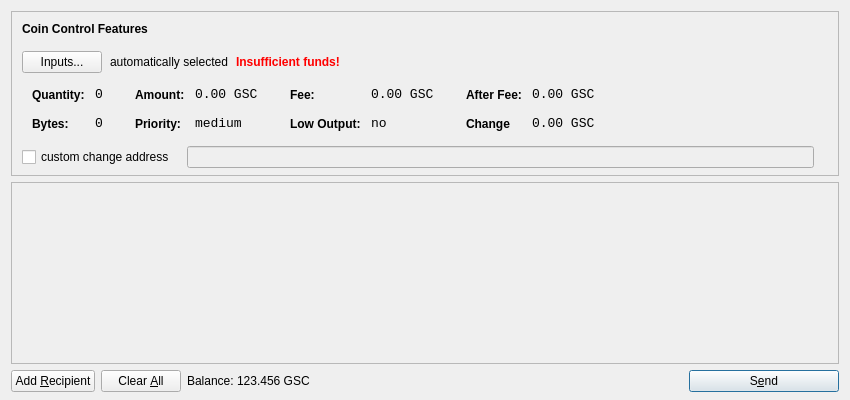
<?xml version="1.0" encoding="UTF-8"?>
<ui version="4.0">
 <class>SendCoinsDialog</class>
 <widget class="QDialog" name="SendCoinsDialog">
  <property name="geometry">
   <rect>
    <x>0</x>
    <y>0</y>
    <width>850</width>
    <height>400</height>
   </rect>
  </property>
  <property name="windowTitle">
   <string>Send Coins</string>
  </property>
  <layout class="QVBoxLayout" name="verticalLayout" stretch="0,1,0">
   <property name="bottomMargin">
    <number>8</number>
   </property>
   <item>
    <widget class="QFrame" name="frameCoinControl">
     <property name="sizePolicy">
      <sizepolicy hsizetype="Expanding" vsizetype="Expanding">
       <horstretch>0</horstretch>
       <verstretch>0</verstretch>
      </sizepolicy>
     </property>
     <property name="maximumSize">
      <size>
       <width>16777215</width>
       <height>16777215</height>
      </size>
     </property>
     <property name="frameShape">
      <enum>QFrame::StyledPanel</enum>
     </property>
     <property name="frameShadow">
      <enum>QFrame::Sunken</enum>
     </property>
     <layout class="QVBoxLayout" name="verticalLayoutCoinControl2">
      <property name="spacing">
       <number>-1</number>
      </property>
      <property name="leftMargin">
       <number>0</number>
      </property>
      <property name="topMargin">
       <number>0</number>
      </property>
      <property name="rightMargin">
       <number>0</number>
      </property>
      <property name="bottomMargin">
       <number>6</number>
      </property>
      <item>
       <layout class="QVBoxLayout" name="verticalLayoutCoinControl" stretch="0,0,0,0,1">
        <property name="spacing">
         <number>0</number>
        </property>
        <property name="leftMargin">
         <number>10</number>
        </property>
        <property name="topMargin">
         <number>10</number>
        </property>
        <item>
         <layout class="QHBoxLayout" name="horizontalLayoutCoinControl1">
          <property name="bottomMargin">
           <number>15</number>
          </property>
          <item>
           <widget class="QLabel" name="labelCoinControlFeatures">
            <property name="sizePolicy">
             <sizepolicy hsizetype="Preferred" vsizetype="Maximum">
              <horstretch>0</horstretch>
              <verstretch>0</verstretch>
             </sizepolicy>
            </property>
            <property name="font">
             <font>
              <weight>75</weight>
              <bold>true</bold>
             </font>
            </property>
            <property name="styleSheet">
             <string notr="true">font-weight:bold;</string>
            </property>
            <property name="text">
             <string>Coin Control Features</string>
            </property>
           </widget>
          </item>
         </layout>
        </item>
        <item>
         <layout class="QHBoxLayout" name="horizontalLayoutCoinControl2" stretch="0,0,0,0">
          <property name="spacing">
           <number>8</number>
          </property>
          <property name="bottomMargin">
           <number>10</number>
          </property>
          <item>
           <widget class="QPushButton" name="pushButtonCoinControl">
            <property name="styleSheet">
             <string notr="true"/>
            </property>
            <property name="text">
             <string>Inputs...</string>
            </property>
           </widget>
          </item>
          <item>
           <widget class="QLabel" name="labelCoinControlAutomaticallySelected">
            <property name="text">
             <string>automatically selected</string>
            </property>
            <property name="margin">
             <number>5</number>
            </property>
           </widget>
          </item>
          <item>
           <widget class="QLabel" name="labelCoinControlInsuffFunds">
            <property name="font">
             <font>
              <weight>75</weight>
              <bold>true</bold>
             </font>
            </property>
            <property name="styleSheet">
             <string notr="true">color:red;font-weight:bold;</string>
            </property>
            <property name="text">
             <string>Insufficient funds!</string>
            </property>
            <property name="margin">
             <number>5</number>
            </property>
           </widget>
          </item>
          <item>
           <spacer name="horizontalSpacerCoinControl">
            <property name="orientation">
             <enum>Qt::Horizontal</enum>
            </property>
            <property name="sizeHint" stdset="0">
             <size>
              <width>40</width>
              <height>1</height>
             </size>
            </property>
           </spacer>
          </item>
         </layout>
        </item>
        <item>
         <widget class="QWidget" name="widgetCoinControl" native="true">
          <property name="sizePolicy">
           <sizepolicy hsizetype="Preferred" vsizetype="Preferred">
            <horstretch>0</horstretch>
            <verstretch>0</verstretch>
           </sizepolicy>
          </property>
          <property name="minimumSize">
           <size>
            <width>0</width>
            <height>0</height>
           </size>
          </property>
          <property name="styleSheet">
           <string notr="true"/>
          </property>
          <layout class="QHBoxLayout" name="horizontalLayoutCoinControl5">
           <property name="margin">
            <number>0</number>
           </property>
           <item>
            <layout class="QHBoxLayout" name="horizontalLayoutCoinControl3" stretch="0,0,0,1">
             <property name="spacing">
              <number>20</number>
             </property>
             <property name="topMargin">
              <number>0</number>
             </property>
             <property name="bottomMargin">
              <number>10</number>
             </property>
             <item>
              <layout class="QFormLayout" name="formLayoutCoinControl1">
               <property name="horizontalSpacing">
                <number>10</number>
               </property>
               <property name="verticalSpacing">
                <number>14</number>
               </property>
               <property name="leftMargin">
                <number>10</number>
               </property>
               <property name="topMargin">
                <number>4</number>
               </property>
               <property name="rightMargin">
                <number>6</number>
               </property>
               <item row="0" column="0">
                <widget class="QLabel" name="labelCoinControlQuantityText">
                 <property name="styleSheet">
                  <string notr="true">font-weight:bold;</string>
                 </property>
                 <property name="text">
                  <string>Quantity:</string>
                 </property>
                 <property name="margin">
                  <number>0</number>
                 </property>
                </widget>
               </item>
               <item row="0" column="1">
                <widget class="QLabel" name="labelCoinControlQuantity">
                 <property name="font">
                  <font>
                   <family>Monospace</family>
                   <pointsize>10</pointsize>
                  </font>
                 </property>
                 <property name="cursor">
                  <cursorShape>IBeamCursor</cursorShape>
                 </property>
                 <property name="contextMenuPolicy">
                  <enum>Qt::ActionsContextMenu</enum>
                 </property>
                 <property name="text">
                  <string>0</string>
                 </property>
                 <property name="margin">
                  <number>0</number>
                 </property>
                 <property name="textInteractionFlags">
                  <set>Qt::LinksAccessibleByMouse|Qt::TextSelectableByKeyboard|Qt::TextSelectableByMouse</set>
                 </property>
                </widget>
               </item>
               <item row="1" column="0">
                <widget class="QLabel" name="labelCoinControlBytesText">
                 <property name="styleSheet">
                  <string notr="true">font-weight:bold;</string>
                 </property>
                 <property name="text">
                  <string>Bytes:</string>
                 </property>
                </widget>
               </item>
               <item row="1" column="1">
                <widget class="QLabel" name="labelCoinControlBytes">
                 <property name="font">
                  <font>
                   <family>Monospace</family>
                   <pointsize>10</pointsize>
                  </font>
                 </property>
                 <property name="cursor">
                  <cursorShape>IBeamCursor</cursorShape>
                 </property>
                 <property name="contextMenuPolicy">
                  <enum>Qt::ActionsContextMenu</enum>
                 </property>
                 <property name="text">
                  <string>0</string>
                 </property>
                 <property name="textInteractionFlags">
                  <set>Qt::LinksAccessibleByMouse|Qt::TextSelectableByKeyboard|Qt::TextSelectableByMouse</set>
                 </property>
                </widget>
               </item>
              </layout>
             </item>
             <item>
              <layout class="QFormLayout" name="formLayoutCoinControl2">
               <property name="horizontalSpacing">
                <number>10</number>
               </property>
               <property name="verticalSpacing">
                <number>14</number>
               </property>
               <property name="leftMargin">
                <number>6</number>
               </property>
               <property name="topMargin">
                <number>4</number>
               </property>
               <property name="rightMargin">
                <number>6</number>
               </property>
               <item row="0" column="0">
                <widget class="QLabel" name="labelCoinControlAmountText">
                 <property name="styleSheet">
                  <string notr="true">font-weight:bold;</string>
                 </property>
                 <property name="text">
                  <string>Amount:</string>
                 </property>
                 <property name="margin">
                  <number>0</number>
                 </property>
                </widget>
               </item>
               <item row="0" column="1">
                <widget class="QLabel" name="labelCoinControlAmount">
                 <property name="font">
                  <font>
                   <family>Monospace</family>
                   <pointsize>10</pointsize>
                  </font>
                 </property>
                 <property name="cursor">
                  <cursorShape>IBeamCursor</cursorShape>
                 </property>
                 <property name="contextMenuPolicy">
                  <enum>Qt::ActionsContextMenu</enum>
                 </property>
                 <property name="text">
                  <string notr="true">0.00 GSC</string>
                 </property>
                 <property name="textInteractionFlags">
                  <set>Qt::LinksAccessibleByMouse|Qt::TextSelectableByKeyboard|Qt::TextSelectableByMouse</set>
                 </property>
                </widget>
               </item>
               <item row="1" column="0">
                <widget class="QLabel" name="labelCoinControlPriorityText">
                 <property name="styleSheet">
                  <string notr="true">font-weight:bold;</string>
                 </property>
                 <property name="text">
                  <string>Priority:</string>
                 </property>
                </widget>
               </item>
               <item row="1" column="1">
                <widget class="QLabel" name="labelCoinControlPriority">
                 <property name="font">
                  <font>
                   <family>Monospace</family>
                   <pointsize>10</pointsize>
                  </font>
                 </property>
                 <property name="cursor">
                  <cursorShape>IBeamCursor</cursorShape>
                 </property>
                 <property name="contextMenuPolicy">
                  <enum>Qt::ActionsContextMenu</enum>
                 </property>
                 <property name="text">
                  <string>medium</string>
                 </property>
                 <property name="textInteractionFlags">
                  <set>Qt::LinksAccessibleByMouse|Qt::TextSelectableByKeyboard|Qt::TextSelectableByMouse</set>
                 </property>
                </widget>
               </item>
              </layout>
             </item>
             <item>
              <layout class="QFormLayout" name="formLayoutCoinControl3">
               <property name="horizontalSpacing">
                <number>10</number>
               </property>
               <property name="verticalSpacing">
                <number>14</number>
               </property>
               <property name="leftMargin">
                <number>6</number>
               </property>
               <property name="topMargin">
                <number>4</number>
               </property>
               <property name="rightMargin">
                <number>6</number>
               </property>
               <item row="0" column="0">
                <widget class="QLabel" name="labelCoinControlFeeText">
                 <property name="styleSheet">
                  <string notr="true">font-weight:bold;</string>
                 </property>
                 <property name="text">
                  <string>Fee:</string>
                 </property>
                 <property name="margin">
                  <number>0</number>
                 </property>
                </widget>
               </item>
               <item row="0" column="1">
                <widget class="QLabel" name="labelCoinControlFee">
                 <property name="font">
                  <font>
                   <family>Monospace</family>
                   <pointsize>10</pointsize>
                  </font>
                 </property>
                 <property name="cursor">
                  <cursorShape>IBeamCursor</cursorShape>
                 </property>
                 <property name="contextMenuPolicy">
                  <enum>Qt::ActionsContextMenu</enum>
                 </property>
                 <property name="text">
                  <string notr="true">0.00 GSC</string>
                 </property>
                 <property name="textInteractionFlags">
                  <set>Qt::LinksAccessibleByMouse|Qt::TextSelectableByKeyboard|Qt::TextSelectableByMouse</set>
                 </property>
                </widget>
               </item>
               <item row="1" column="0">
                <widget class="QLabel" name="labelCoinControlLowOutputText">
                 <property name="styleSheet">
                  <string notr="true">font-weight:bold;</string>
                 </property>
                 <property name="text">
                  <string>Low Output:</string>
                 </property>
                </widget>
               </item>
               <item row="1" column="1">
                <widget class="QLabel" name="labelCoinControlLowOutput">
                 <property name="font">
                  <font>
                   <family>Monospace</family>
                   <pointsize>10</pointsize>
                  </font>
                 </property>
                 <property name="cursor">
                  <cursorShape>IBeamCursor</cursorShape>
                 </property>
                 <property name="contextMenuPolicy">
                  <enum>Qt::ActionsContextMenu</enum>
                 </property>
                 <property name="text">
                  <string>no</string>
                 </property>
                 <property name="textInteractionFlags">
                  <set>Qt::LinksAccessibleByMouse|Qt::TextSelectableByKeyboard|Qt::TextSelectableByMouse</set>
                 </property>
                </widget>
               </item>
              </layout>
             </item>
             <item>
              <layout class="QFormLayout" name="formLayoutCoinControl4">
               <property name="horizontalSpacing">
                <number>10</number>
               </property>
               <property name="verticalSpacing">
                <number>14</number>
               </property>
               <property name="leftMargin">
                <number>6</number>
               </property>
               <property name="topMargin">
                <number>4</number>
               </property>
               <property name="rightMargin">
                <number>6</number>
               </property>
               <item row="0" column="0">
                <widget class="QLabel" name="labelCoinControlAfterFeeText">
                 <property name="styleSheet">
                  <string notr="true">font-weight:bold;</string>
                 </property>
                 <property name="text">
                  <string>After Fee:</string>
                 </property>
                 <property name="margin">
                  <number>0</number>
                 </property>
                </widget>
               </item>
               <item row="0" column="1">
                <widget class="QLabel" name="labelCoinControlAfterFee">
                 <property name="font">
                  <font>
                   <family>Monospace</family>
                   <pointsize>10</pointsize>
                  </font>
                 </property>
                 <property name="cursor">
                  <cursorShape>IBeamCursor</cursorShape>
                 </property>
                 <property name="contextMenuPolicy">
                  <enum>Qt::ActionsContextMenu</enum>
                 </property>
                 <property name="text">
                  <string notr="true">0.00 GSC</string>
                 </property>
                 <property name="textInteractionFlags">
                  <set>Qt::LinksAccessibleByMouse|Qt::TextSelectableByKeyboard|Qt::TextSelectableByMouse</set>
                 </property>
                </widget>
               </item>
               <item row="1" column="0">
                <widget class="QLabel" name="labelCoinControlChangeText">
                 <property name="styleSheet">
                  <string notr="true">font-weight:bold;</string>
                 </property>
                 <property name="text">
                  <string>Change</string>
                 </property>
                </widget>
               </item>
               <item row="1" column="1">
                <widget class="QLabel" name="labelCoinControlChange">
                 <property name="font">
                  <font>
                   <family>Monospace</family>
                   <pointsize>10</pointsize>
                  </font>
                 </property>
                 <property name="cursor">
                  <cursorShape>IBeamCursor</cursorShape>
                 </property>
                 <property name="contextMenuPolicy">
                  <enum>Qt::ActionsContextMenu</enum>
                 </property>
                 <property name="text">
                  <string notr="true">0.00 GSC</string>
                 </property>
                 <property name="textInteractionFlags">
                  <set>Qt::LinksAccessibleByMouse|Qt::TextSelectableByKeyboard|Qt::TextSelectableByMouse</set>
                 </property>
                </widget>
               </item>
              </layout>
             </item>
            </layout>
           </item>
          </layout>
         </widget>
        </item>
        <item>
         <layout class="QHBoxLayout" name="horizontalLayoutCoinControl4" stretch="0,0,0">
          <property name="spacing">
           <number>12</number>
          </property>
          <property name="sizeConstraint">
           <enum>QLayout::SetDefaultConstraint</enum>
          </property>
          <property name="topMargin">
           <number>5</number>
          </property>
          <property name="rightMargin">
           <number>5</number>
          </property>
          <item>
           <widget class="QCheckBox" name="checkBoxCoinControlChange">
            <property name="text">
             <string>custom change address</string>
            </property>
           </widget>
          </item>
          <item>
           <widget class="QLineEdit" name="lineEditCoinControlChange">
            <property name="enabled">
             <bool>false</bool>
            </property>
            <property name="sizePolicy">
             <sizepolicy hsizetype="Expanding" vsizetype="Fixed">
              <horstretch>0</horstretch>
              <verstretch>0</verstretch>
             </sizepolicy>
            </property>
           </widget>
          </item>
          <item>
           <widget class="QLabel" name="labelCoinControlChangeLabel">
            <property name="sizePolicy">
             <sizepolicy hsizetype="Preferred" vsizetype="Expanding">
              <horstretch>0</horstretch>
              <verstretch>0</verstretch>
             </sizepolicy>
            </property>
            <property name="minimumSize">
             <size>
              <width>0</width>
              <height>0</height>
             </size>
            </property>
            <property name="text">
             <string/>
            </property>
            <property name="margin">
             <number>3</number>
            </property>
           </widget>
          </item>
         </layout>
        </item>
        <item>
         <spacer name="verticalSpacerCoinControl">
          <property name="orientation">
           <enum>Qt::Vertical</enum>
          </property>
          <property name="sizeHint" stdset="0">
           <size>
            <width>800</width>
            <height>1</height>
           </size>
          </property>
         </spacer>
        </item>
       </layout>
      </item>
     </layout>
    </widget>
   </item>
   <item>
    <widget class="QScrollArea" name="scrollArea">
     <property name="widgetResizable">
      <bool>true</bool>
     </property>
     <widget class="QWidget" name="scrollAreaWidgetContents">
      <property name="geometry">
       <rect>
        <x>0</x>
        <y>0</y>
        <width>830</width>
        <height>165</height>
       </rect>
      </property>
      <layout class="QVBoxLayout" name="verticalLayout_2">
       <property name="margin">
        <number>0</number>
       </property>
       <item>
        <layout class="QVBoxLayout" name="entries">
         <property name="spacing">
          <number>6</number>
         </property>
        </layout>
       </item>
       <item>
        <spacer name="verticalSpacer">
         <property name="orientation">
          <enum>Qt::Vertical</enum>
         </property>
         <property name="sizeHint" stdset="0">
          <size>
           <width>20</width>
           <height>40</height>
          </size>
         </property>
        </spacer>
       </item>
      </layout>
     </widget>
    </widget>
   </item>
   <item>
    <layout class="QHBoxLayout" name="horizontalLayout">
     <item>
      <widget class="QPushButton" name="addButton">
       <property name="toolTip">
        <string>Send to multiple recipients at once</string>
       </property>
       <property name="text">
        <string>Add &amp;Recipient</string>
       </property>
       <property name="autoDefault">
        <bool>false</bool>
       </property>
      </widget>
     </item>
     <item>
      <widget class="QPushButton" name="clearButton">
       <property name="sizePolicy">
        <sizepolicy hsizetype="Minimum" vsizetype="Fixed">
         <horstretch>0</horstretch>
         <verstretch>0</verstretch>
        </sizepolicy>
       </property>
       <property name="toolTip">
        <string>Remove all transaction fields</string>
       </property>
       <property name="text">
        <string>Clear &amp;All</string>
       </property>
       <property name="autoRepeatDelay">
        <number>300</number>
       </property>
       <property name="autoDefault">
        <bool>false</bool>
       </property>
      </widget>
     </item>
     <item>
      <layout class="QHBoxLayout" name="horizontalLayout_2">
       <property name="spacing">
        <number>3</number>
       </property>
       <item>
        <widget class="QLabel" name="label">
         <property name="sizePolicy">
          <sizepolicy hsizetype="Preferred" vsizetype="Fixed">
           <horstretch>0</horstretch>
           <verstretch>0</verstretch>
          </sizepolicy>
         </property>
         <property name="text">
          <string>Balance:</string>
         </property>
        </widget>
       </item>
       <item>
        <widget class="QLabel" name="labelBalance">
         <property name="sizePolicy">
          <sizepolicy hsizetype="Preferred" vsizetype="Fixed">
           <horstretch>0</horstretch>
           <verstretch>0</verstretch>
          </sizepolicy>
         </property>
         <property name="cursor">
          <cursorShape>IBeamCursor</cursorShape>
         </property>
         <property name="text">
          <string notr="true">123.456 GSC</string>
         </property>
         <property name="textInteractionFlags">
          <set>Qt::LinksAccessibleByMouse|Qt::TextSelectableByKeyboard|Qt::TextSelectableByMouse</set>
         </property>
        </widget>
       </item>
      </layout>
     </item>
     <item>
      <spacer name="horizontalSpacer">
       <property name="orientation">
        <enum>Qt::Horizontal</enum>
       </property>
       <property name="sizeHint" stdset="0">
        <size>
         <width>40</width>
         <height>20</height>
        </size>
       </property>
      </spacer>
     </item>
     <item>
      <widget class="QPushButton" name="sendButton">
       <property name="minimumSize">
        <size>
         <width>150</width>
         <height>0</height>
        </size>
       </property>
       <property name="toolTip">
        <string>Confirm the send action</string>
       </property>
       <property name="text">
        <string>S&amp;end</string>
       </property>
       <property name="icon">
        <iconset resource="../bitcoin.qrc">
         <normaloff>:/icons/send</normaloff>:/icons/send</iconset>
       </property>
       <property name="default">
        <bool>true</bool>
       </property>
      </widget>
     </item>
    </layout>
   </item>
  </layout>
 </widget>
 <resources>
  <include location="../bitcoin.qrc"/>
 </resources>
 <connections/>
</ui>
